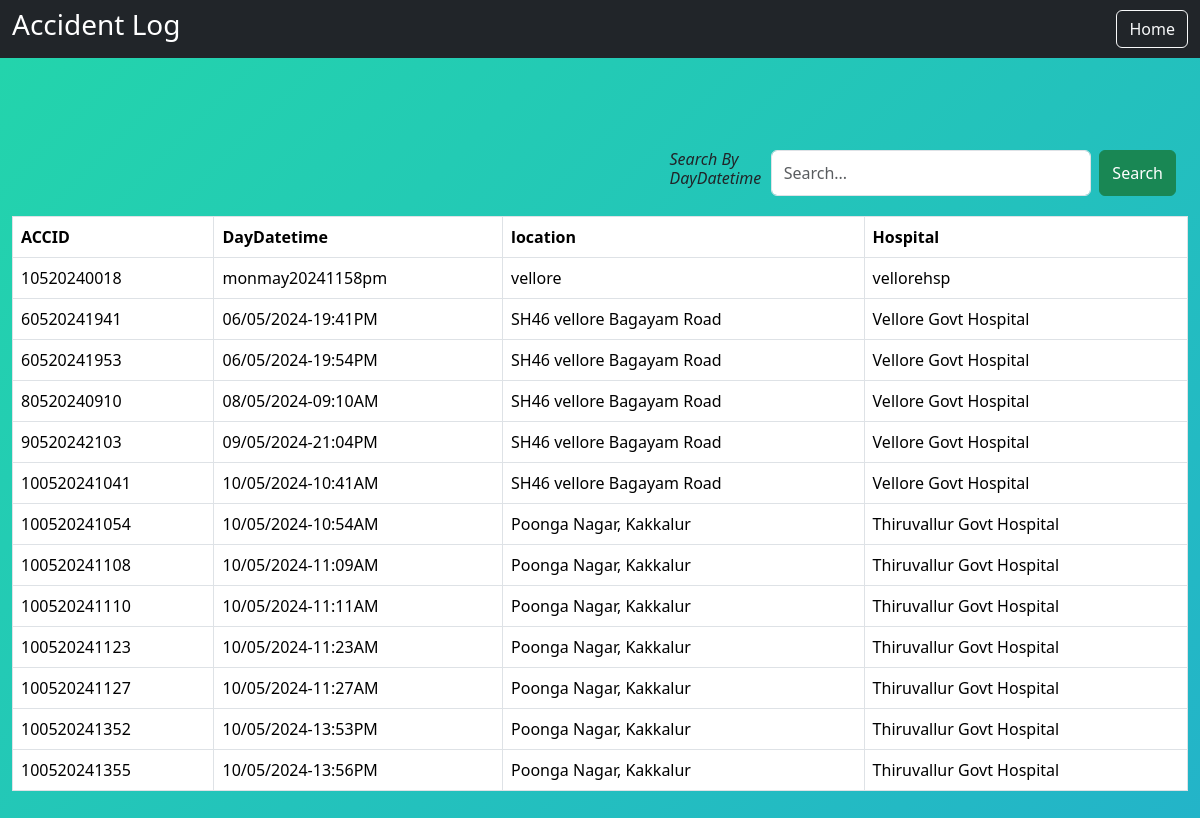
The page /Acctable on the database its author committed.
### tables this page shows
CREATE TABLE "Accidentlog" (
	"ACCID"	INTEGER,
	"DayDatetime"	TEXT NOT NULL,
	"location"	TEXT NOT NULL,
	"Hospital"	TEXT NOT NULL,
	PRIMARY KEY("ACCID")
);

### app.py (the view)
@app.route('/Acctable' , methods=["GET","POST"])
def Acctable():
    search_term=""
    search_msg=""
    if request.method == "POST":
        search_term = request.form.get('search')  # Get search term from form data (POST)
    try:
        if search_term:
            sql = f"SELECT * FROM Accidentlog WHERE DayDatetime LIKE ?"
            print(f"Executing query: {sql} with arguments: '{search_term}'")  # Wrap in single quotes
            con = sqlite3.connect("database.db")
            con.row_factory = sqlite3.Row
            cur = con.cursor()
            cur.execute(sql, ('%' + search_term + '%',))
            search_msg="Search Result:"
        else:
            con = sqlite3.connect("database.db")
            con.row_factory = sqlite3.Row
            cur = con.cursor()
            cur.execute("select * from Accidentlog")
        data = cur.fetchall()
        con.close()
        return render_template("logtable.html", table_data=data,search_term=search_term,msg=search_msg)
    except Exception as e:
        print("searchterm",search_term)
        print(f"Error connecting to database: {e}")
        return "Error: Something went wrong!"

### templates/logtable.html (shortened to what this page needs)
<!DOCTYPE html>
<html lang="en">
<head>
    <link rel="stylesheet" href="{{url_for('static', filename='css/bootstrap.min.css')}}" />
</head>
<body>
  <nav class="navbar  navbar-expand-lg fixed-top bg-dark">
    <div class="container-fluid bg-dark">
        <h3 style="color: white;">Accident Log</h3>
        <form action="/home" method="GET">
            <button class="btn btn-outline-light" type="submit">Home</button>
          </form>
  </div>
  </nav>
        <div class="container-fluid tablcont">
            <div class="container-fluid d-flex justify-content-end searchdiv" style="margin-bottom: 20px;">
            <form action="/Acctable" method="POST" class="d-flex">
              <div class="searchtxt"><h6>Search By DayDatetime</h6></div>
                <input class="form-control me-2" type="text" name="search" placeholder="Search..." value="{{ search_term }}">
                <button class="btn btn-success" type="submit">Search</button>
            </form>
        </div>
        <table class="table table-bordered ">
            <thead>
                <tr>
                  <th scope="col">ACCID</th>
                  <th scope="col">DayDatetime</th>
                  <th scope="col">location</th>
                  <th scope="col">Hospital</th>
                </tr>
              </thead>
              <tbody>
                {% for row in table_data %}
                <tr>
                  <td>{{ row.ACCID}}</td>
                  <td>{{ row.DayDatetime}}</td>
                  <td>{{ row.location}}</td>
                  <td>{{row.Hospital}}</td>
                </tr>
                {% endfor %}
              </tbody>
          </table>
        </div>
</body>

### templates/logtable.html (style rules this page uses)
body { background: linear-gradient(-45deg, #ee7752, #e73c7e, #23a6d5, #23d5ab); background-size: 400% 400%; animation: gradient 15s ease infinite; height: 100vh; }
.tablcont { margin-top: 150px; }
.searchtxt { font-family: 'Segoe UI', Tahoma, Geneva, Verdana, sans-serif; font-weight: 300; font-style: italic; }

### rows shown on the page
Accidentlog: ACCID "10520240018", DayDatetime "monmay20241158pm", location "vellore", Hospital "vellorehsp"
Accidentlog: ACCID "60520241941", DayDatetime "06/05/2024-19:41PM", location "SH46 vellore Bagayam Road", Hospital "Vellore Govt Hospital"
Accidentlog: ACCID "60520241953", DayDatetime "06/05/2024-19:54PM", location "SH46 vellore Bagayam Road", Hospital "Vellore Govt Hospital"
Accidentlog: ACCID "80520240910", DayDatetime "08/05/2024-09:10AM", location "SH46 vellore Bagayam Road", Hospital "Vellore Govt Hospital"
Accidentlog: ACCID "90520242103", DayDatetime "09/05/2024-21:04PM", location "SH46 vellore Bagayam Road", Hospital "Vellore Govt Hospital"
Accidentlog: ACCID "100520241041", DayDatetime "10/05/2024-10:41AM", location "SH46 vellore Bagayam Road", Hospital "Vellore Govt Hospital"
Accidentlog: ACCID "100520241054", DayDatetime "10/05/2024-10:54AM", location "Poonga Nagar, Kakkalur", Hospital "Thiruvallur Govt Hospital"
Accidentlog: ACCID "100520241108", DayDatetime "10/05/2024-11:09AM", location "Poonga Nagar, Kakkalur", Hospital "Thiruvallur Govt Hospital"
Accidentlog: ACCID "100520241110", DayDatetime "10/05/2024-11:11AM", location "Poonga Nagar, Kakkalur", Hospital "Thiruvallur Govt Hospital"
Accidentlog: ACCID "100520241123", DayDatetime "10/05/2024-11:23AM", location "Poonga Nagar, Kakkalur", Hospital "Thiruvallur Govt Hospital"
Accidentlog: ACCID "100520241127", DayDatetime "10/05/2024-11:27AM", location "Poonga Nagar, Kakkalur", Hospital "Thiruvallur Govt Hospital"
Accidentlog: ACCID "100520241352", DayDatetime "10/05/2024-13:53PM", location "Poonga Nagar, Kakkalur", Hospital "Thiruvallur Govt Hospital"
Accidentlog: ACCID "100520241355", DayDatetime "10/05/2024-13:56PM", location "Poonga Nagar, Kakkalur", Hospital "Thiruvallur Govt Hospital"
